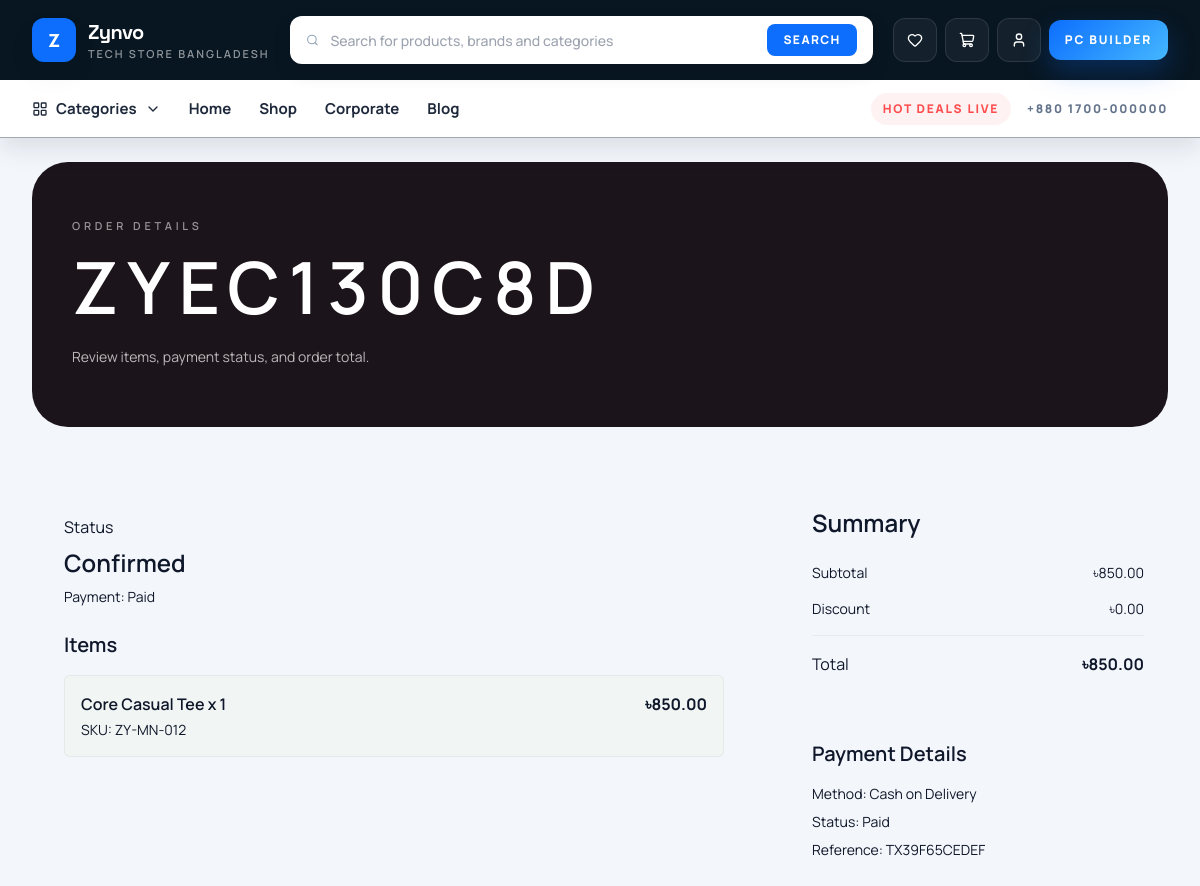
The page /orders/ZYEC130C8D/ (signed in) on the database its author committed.
### core/models.py (models this page shows, shortened)
class SingletonModel(models.Model):
    class Meta:
        abstract = True
    @classmethod
    def load(cls):
        obj, _ = cls.objects.get_or_create(pk=1)
        return obj

class SiteSettings(SingletonModel):
    site_name = models.CharField(max_length=100, default='Zynvo')
    tagline = models.CharField(max_length=150, default='Smart living, curated beautifully.')
    support_phone = models.CharField(max_length=30, default='+880 1700-000000')
    support_email = models.EmailField(default='support@zynvo.com')
    address = models.CharField(max_length=255, default='Dhaka, Bangladesh')
    copyright_text = models.CharField(max_length=255, default='© 2026 Zynvo Ltd. All Rights Reserved')
    hero_title = models.CharField(max_length=140, default='Elevate your everyday with Zynvo')
    hero_subtitle = models.CharField(
        max_length=255,
        default='Discover hand-picked lifestyle, fashion, and gadget essentials with fast delivery.',
    )
    announcement_text = models.CharField(max_length=255, default='Free shipping on orders over ৳3000')
    corporate_cta_title = models.CharField(max_length=140, default='Become Our Corporate Partner')
    corporate_cta_url = models.CharField(max_length=255, default='/corporate/')
    facebook_url = models.URLField(blank=True)
    instagram_url = models.URLField(blank=True)
    youtube_url = models.URLField(blank=True)
    linkedin_url = models.URLField(blank=True)

### orders/models.py (models this page shows, shortened)
class Order(models.Model):
    STATUS_CHOICES = [
        ('pending', 'Pending'),
        ('awaiting_payment', 'Awaiting Payment'),
        ('confirmed', 'Confirmed'),
        ('processing', 'Processing'),
        ('shipped', 'Shipped'),
        ('delivered', 'Delivered'),
        ('cancelled', 'Cancelled'),
    ]
    PAYMENT_METHOD_CHOICES = [
        ('cod', 'Cash on Delivery'),
        ('bkash', 'bKash / Mobile Banking'),
        ('stripe', 'Stripe'),
        ('paypal', 'PayPal'),
        ('bank', 'Bank Transfer'),
    ]
    PAYMENT_STATUS_CHOICES = [
        ('unpaid', 'Unpaid'),
        ('pending', 'Pending Verification'),
        ('paid', 'Paid'),
        ('failed', 'Failed'),
    ]
    user = models.ForeignKey(settings.AUTH_USER_MODEL, on_delete=models.SET_NULL, null=True, blank=True)
    address = models.ForeignKey(Address, on_delete=models.SET_NULL, null=True)
    order_number = models.CharField(max_length=20, unique=True)
    subtotal = models.DecimalField(max_digits=10, decimal_places=2, default=0)
    discount = models.DecimalField(max_digits=10, decimal_places=2, default=0)
    total = models.DecimalField(max_digits=10, decimal_places=2, default=0)
    coupon_code = models.CharField(max_length=40, blank=True)
    reward_points_used = models.PositiveIntegerField(default=0)
    reward_points_earned = models.PositiveIntegerField(default=0)
    status = models.CharField(max_length=20, choices=STATUS_CHOICES, default='pending')
    payment_method = models.CharField(max_length=20, choices=PAYMENT_METHOD_CHOICES, default='cod')
    payment_status = models.CharField(max_length=20, choices=PAYMENT_STATUS_CHOICES, default='unpaid')
    customer_note = models.TextField(blank=True)
    created_at = models.DateTimeField(auto_now_add=True)
    class Meta:
        ordering = ['-created_at']

class OrderItem(models.Model):
    order = models.ForeignKey(Order, on_delete=models.CASCADE, related_name='items')
    product = models.ForeignKey(Product, on_delete=models.SET_NULL, null=True)
    variant = models.ForeignKey(ProductVariant, on_delete=models.SET_NULL, null=True, blank=True)
    product_name = models.CharField(max_length=180)
    sku = models.CharField(max_length=60)
    quantity = models.PositiveIntegerField(default=1)
    unit_price = models.DecimalField(max_digits=10, decimal_places=2)
    total_price = models.DecimalField(max_digits=10, decimal_places=2)

class PaymentTransaction(models.Model):
    STATUS_CHOICES = [
        ('initiated', 'Initiated'),
        ('success', 'Success'),
        ('failed', 'Failed'),
        ('pending', 'Pending'),
    ]
    order = models.ForeignKey(Order, on_delete=models.CASCADE, related_name='payments')
    provider = models.CharField(max_length=30)
    reference = models.CharField(max_length=80, unique=True)
    amount = models.DecimalField(max_digits=10, decimal_places=2)
    status = models.CharField(max_length=20, choices=STATUS_CHOICES, default='initiated')
    payload = models.JSONField(default=dict, blank=True)
    created_at = models.DateTimeField(auto_now_add=True)
    class Meta:
        ordering = ['-created_at']

### orders/views.py (the view)
# urls.py: path('<str:order_number>/', views.order_detail, name='detail'),
def order_detail(request, order_number):
    order = _get_accessible_order(request, order_number, include_payments=True)
    return render(request, 'orders/order_detail.html', {'order': order, 'latest_payment': order.payments.first()})

### accounts/context_processors.py (called while the page is built)
def account_context(request):
    if not request.user.is_authenticated:
        return {
            'wishlist_count': 0,
            'wishlist_product_ids': set(),
        }
    wishlist_items = WishlistItem.objects.filter(user=request.user).values_list('product_id', flat=True)
    wishlist_product_ids = set(wishlist_items)
    return {
        'wishlist_count': len(wishlist_product_ids),
        'wishlist_product_ids': wishlist_product_ids,
    }

### catalog/models.py (called while the page is built)
    def get_absolute_url(self):
        return reverse('catalog:category_detail', args=[self.slug])

### orders/cart_utils.py (called while the page is built, shortened)
def _user_cart(request):
    if not getattr(request, 'user', None) or not request.user.is_authenticated:
        return None
    cart, _ = Cart.objects.get_or_create(user=request.user)
    session_cart = request.session.get('cart') or {}
    return cart

def get_cart_items(request):
    from catalog.models import Product, ProductVariant
    user_cart = _user_cart(request)
    if user_cart:
        items = []
        subtotal = Decimal('0.00')
        stale_ids = []
        cart_items = user_cart.items.select_related('product', 'variant', 'product__category')
        if stale_ids:
            CartItem.objects.filter(id__in=stale_ids).delete()
        return items, subtotal

def get_cart_coupon(request):
    code = request.session.get('cart_coupon_code')
    if not code:
        return None

def get_cart_reward_points(request):
    try:
        points = int(request.session.get('cart_reward_points') or 0)
    except (TypeError, ValueError):
        request.session.pop('cart_reward_points', None)
        request.session.modified = True
        return 0
    return max(points, 0)

def calculate_discount(subtotal, coupon=None):
    subtotal = Decimal(subtotal or 0)
    if not coupon:
        return Decimal('0.00')

### orders/context_processors.py (called while the page is built)
def cart_context(request):
    items, subtotal = get_cart_items(request)
    coupon = get_cart_coupon(request)
    reward_points = get_cart_reward_points(request)
    totals = build_cart_totals(subtotal, coupon=coupon, reward_points=reward_points)
    return {
        'cart_items': items,
        'cart_subtotal': subtotal,
        'cart_count': sum(item['quantity'] for item in items),
        'cart_coupon': coupon,
        'cart_reward_points': reward_points,
        'cart_totals': totals,
    }

### templates/orders/order_detail.html (shortened to what this page needs)
{% extends 'base.html' %}
{% block content %}
<section class="px-4 py-6 lg:px-8">
  <div class="mx-auto max-w-7xl rounded-[36px] bg-[#1b141a] px-6 py-14 text-white shadow-panel md:px-10">
    <p class="text-[11px] font-semibold uppercase tracking-[0.34em] text-white/55">Order details</p>
    <h1 class="mt-4 font-brand text-5xl font-semibold uppercase tracking-[0.12em] md:text-7xl">{{ order.order_number }}</h1>
    <p class="mt-5 max-w-2xl text-sm leading-7 text-white/70">Review items, payment status, and order total.</p>
  </div>
</section>
<section class="px-4 pb-16 pt-8 lg:px-8">
  <div class="mx-auto grid max-w-7xl gap-8 lg:grid-cols-[minmax(0,1fr)_380px]">
    <div class="aura-card p-6 md:p-8">
      <div class="mb-6 flex flex-col gap-4 sm:flex-row sm:items-start sm:justify-between">
        <div>
          <p class="premium-kicker">Status</p>
          <h2 class="mt-2 text-2xl font-semibold text-ink">{{ order.get_status_display }}</h2>
          <p class="mt-2 text-sm text-stone">Payment: {{ order.get_payment_status_display }}</p>
        </div>
      </div>
      <h3 class="mb-4 text-xl font-semibold text-ink">Items</h3>
      <div class="grid gap-3">
        {% for item in order.items.all %}
        <div class="grid gap-3 rounded-md border border-black/5 bg-[#f1f5f3] p-4 sm:grid-cols-[minmax(0,1fr)_auto]">
          <div>
            <div class="font-semibold text-ink">{{ item.product_name }} x {{ item.quantity }}</div>
            <div class="mt-1 text-sm text-stone">SKU: {{ item.sku }}</div>
          </div>
          <strong class="text-ink">&#2547;{{ item.total_price }}</strong>
        </div>
        {% endfor %}
      </div>
    </div>
    <aside class="grid gap-4 self-start">
      <div class="aura-card p-6">
        <h2 class="text-2xl font-semibold text-ink">Summary</h2>
        <div class="mt-6 grid gap-4 text-sm text-stone">
          <div class="flex justify-between"><span>Subtotal</span><span>&#2547;{{ order.subtotal }}</span></div>
          <div class="flex justify-between"><span>Discount</span><span>&#2547;{{ order.discount }}</span></div>
          <div class="flex justify-between border-t border-black/5 pt-4 text-base"><span>Total</span><strong class="text-rosewood">&#2547;{{ order.total }}</strong></div>
        </div>
      </div>
      <div class="aura-card p-6">
        <h2 class="text-xl font-semibold text-ink">Payment Details</h2>
        <div class="mt-4 grid gap-2 text-sm text-stone">
          <div>Method: {{ order.get_payment_method_display }}</div>
          <div>Status: {{ order.get_payment_status_display }}</div>
          {% if latest_payment %}<div>Reference: {{ latest_payment.reference }}</div>{% endif %}
        </div>
      </div>
    </aside>
  </div>
</section>
{% endblock %}

### templates/includes/header.html (shortened to what this page needs)
<header class="sticky top-0 z-50 border-b border-slate-200/70 bg-[#081621] shadow-[0_10px_24px_rgba(8,22,33,.10)]">
  <div class="mx-auto max-w-7xl px-4 lg:px-8">
    <div class="flex items-center gap-3 py-3 lg:gap-5 lg:py-4">
      <a href="{% url 'core:home' %}" class="flex shrink-0 items-center gap-3">
        <span class="grid h-11 w-11 place-items-center rounded-xl2 bg-primary text-lg font-extrabold text-white shadow-card">Z</span>
        <div class="hidden sm:block">
          <p class="font-display text-xl font-bold tracking-[-0.03em] text-white">{{ site_settings.site_name }}</p>
          <p class="text-[11px] font-semibold uppercase tracking-[0.18em] text-white/55">Tech store Bangladesh</p>
        </div>
      </a>
      <div class="relative hidden flex-1 md:block">
        <form action="{% url 'catalog:shop' %}" method="get" class="flex h-12 items-center rounded-xl2 bg-white px-4 shadow-[0_8px_18px_rgba(15,23,42,.14)]">
          <i data-lucide="search" class="h-4 w-4 text-slate-400"></i>
          <input id="instantSearchInput" type="search" name="q" placeholder="Search for products, brands and categories" class="h-full w-full bg-transparent px-3 text-sm font-medium text-slate-900 outline-none">
          <button type="submit" class="rounded-lg bg-primary px-4 py-2 text-xs font-extrabold uppercase tracking-[0.12em] text-white transition duration-300 hover:bg-blue-700">Search</button>
        </form>
      </div>
      <div class="flex shrink-0 items-center gap-2">
        <a href="{% if request.user.is_authenticated %}{% url 'accounts:wishlist' %}{% else %}{% url 'accounts:login' %}{% endif %}" class="js-wishlist-link relative inline-flex h-11 w-11 items-center justify-center rounded-xl2 border border-white/10 bg-white/5 text-white transition duration-300 hover:border-white/30 hover:bg-white/10">
          <i data-lucide="heart" class="h-4 w-4"></i>
        </a>
        <a href="{% url 'orders:cart' %}" class="relative inline-flex h-11 w-11 items-center justify-center rounded-xl2 border border-white/10 bg-white/5 text-white transition duration-300 hover:border-white/30 hover:bg-white/10">
          <i data-lucide="shopping-cart" class="h-4 w-4"></i>
        </a>
        <div class="relative hidden md:block" id="accountMenuWrap">
          <button id="accountMenuToggle" type="button" class="inline-flex h-11 w-11 items-center justify-center rounded-xl2 border border-white/10 bg-white/5 text-white transition duration-300 hover:border-white/30 hover:bg-white/10" aria-expanded="false">
            <i data-lucide="user" class="h-4 w-4"></i>
          </button>
        </div>
        <a href="{% url 'catalog:shop' %}?sort=latest" class="hidden rounded-xl2 bg-[linear-gradient(135deg,#0d6efd,#44b7ff)] px-4 py-3 text-xs font-extrabold uppercase tracking-[0.15em] text-white shadow-[0_12px_28px_rgba(13,110,253,.26)] transition duration-300 hover:-translate-y-0.5 lg:inline-flex">
          PC Builder
        </a>
      </div>
    </div>
  </div>
  <div class="border-t border-white/10 bg-white">
    <div class="mx-auto hidden max-w-7xl items-center gap-7 px-4 py-3 text-[15px] font-bold text-slate-800 lg:flex lg:px-8">
      <div class="group relative">
        <button id="megaMenuToggle" type="button" class="flex items-center gap-2 transition duration-300 hover:text-primary" aria-expanded="false">
          <i data-lucide="layout-grid" class="h-4 w-4"></i>
          Categories
          <i data-lucide="chevron-down" class="h-4 w-4"></i>
        </button>
      </div>
      <a href="{% url 'core:home' %}" class="transition duration-300 hover:text-primary">Home</a>
      <a href="{% url 'catalog:shop' %}" class="transition duration-300 hover:text-primary">Shop</a>
      <a href="{% url 'core:corporate' %}" class="transition duration-300 hover:text-primary">Corporate</a>
      <a href="{% url 'core:blog_index' %}" class="transition duration-300 hover:text-primary">Blog</a>
      <div class="ml-auto flex items-center gap-4 text-xs font-extrabold uppercase tracking-[0.14em] text-slate-500">
        <span class="rounded-full bg-red-50 px-3 py-2 text-accent">Hot deals live</span>
        <span>{{ site_settings.support_phone }}</span>
      </div>
    </div>
  </div>
</header>

### static/css/styles.css (style rules this page uses)
:root { --radius: 12px; --transition: .3s ease; }
body { background: #f2f4f8; }
.form-control, .form-select, input[type="text"], input[type="email"], input[type="number"], input[type="search"], select, textarea { border-radius: 12px; }

### rows shown on the page
SiteSettings: site_name "Zynvo", support_phone "+880 1700-000000"
Order: order_number "ZYEC130C8D", status "Confirmed", payment_status "Paid", subtotal "850.00", discount "0.00", total "850.00", payment_method "Cash on Delivery"
OrderItem: product_name "Core Casual Tee", quantity "1", sku "ZY-MN-012", total_price "850.00"
PaymentTransaction: reference "TX39F65CEDEF"
